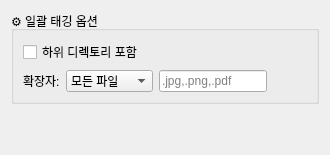
<?xml version="1.0" encoding="UTF-8"?>
<ui version="4.0">
 <class>BatchTaggingOptionsWidget</class>
 <widget class="QWidget" name="BatchTaggingOptionsWidget">
  <layout class="QVBoxLayout" name="verticalLayout">
   <item>
    <widget class="QGroupBox" name="options_group">
     <property name="title">
      <string>⚙️ 일괄 태깅 옵션</string>
     </property>
     <layout class="QVBoxLayout" name="options_layout">
      <item>
       <widget class="QCheckBox" name="recursive_checkbox">
        <property name="text">
         <string>하위 디렉토리 포함</string>
        </property>
       </widget>
      </item>
      <item>
       <layout class="QHBoxLayout" name="ext_layout">
        <item>
         <widget class="QLabel" name="label">
          <property name="text">
           <string>확장자:</string>
          </property>
         </widget>
        </item>
        <item>
         <widget class="QComboBox" name="ext_combo">
          <item>
           <property name="text">
            <string>모든 파일</string>
           </property>
          </item>
          <item>
           <property name="text">
            <string>이미지 파일</string>
           </property>
          </item>
          <item>
           <property name="text">
            <string>문서 파일</string>
           </property>
          </item>
          <item>
           <property name="text">
            <string>사용자 정의</string>
           </property>
          </item>
         </widget>
        </item>
        <item>
         <widget class="QLineEdit" name="custom_ext_edit">
          <property name="placeholderText">
           <string>.jpg,.png,.pdf</string>
          </property>
          <property name="maximumWidth">
           <number>150</number>
          </property>
         </widget>
        </item>
        <item>
         <spacer name="horizontalSpacer">
          <property name="orientation">
           <enum>Qt::Horizontal</enum>
          </property>
          <property name="sizeHint" stdset="0">
           <size>
            <width>40</width>
            <height>20</height>
           </size>
          </property>
         </spacer>
        </item>
       </layout>
      </item>
     </layout>
    </widget>
   </item>
   <item>
    <spacer name="verticalSpacer">
     <property name="orientation">
      <enum>Qt::Vertical</enum>
     </property>
     <property name="sizeHint" stdset="0">
      <size>
       <width>20</width>
       <height>40</height>
      </size>
     </property>
    </spacer>
   </item>
  </layout>
 </widget>
 <resources/>
 <connections/>
</ui>
